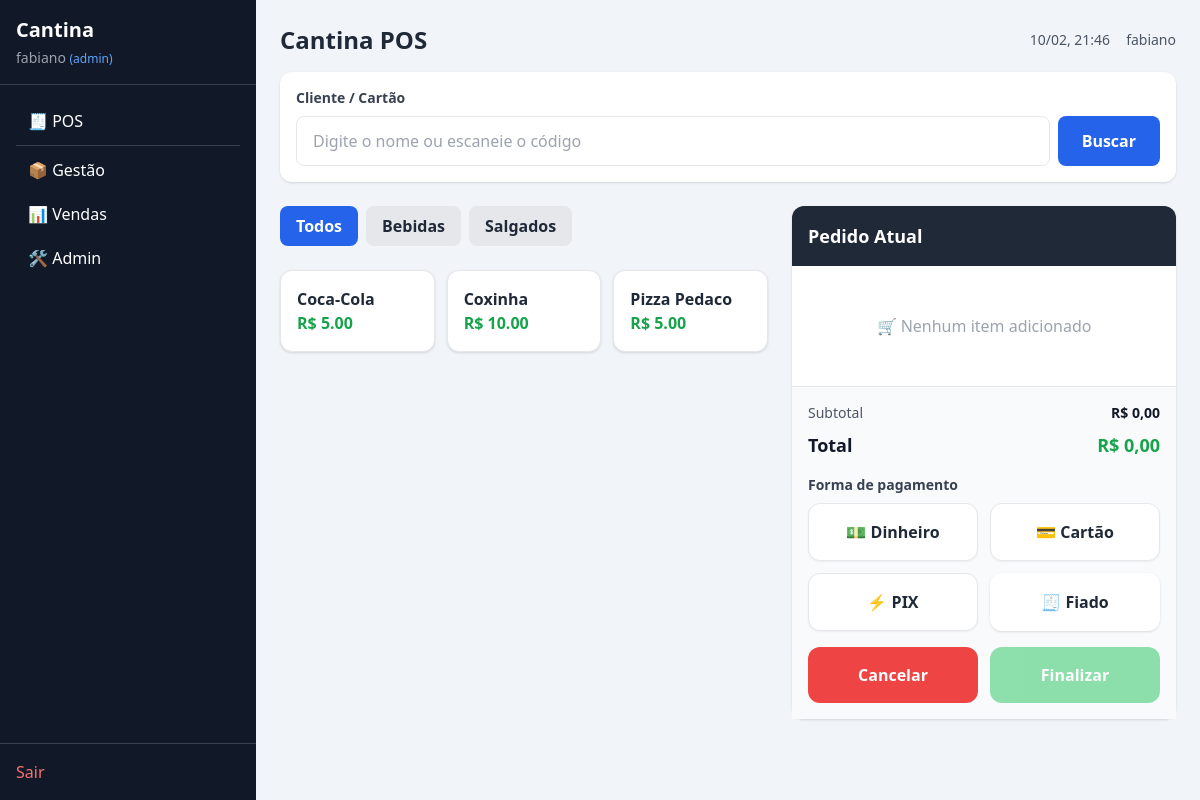
Page /pos/ (signed in) on the committed database.
### core/models.py (models this page shows, shortened)
class Categoria(models.Model):
    nome = models.CharField(max_length=100)
    slug = models.SlugField(unique=True)
    ativo = models.BooleanField(default=True)
    ordem = models.IntegerField(default=0)
    class Meta:
        verbose_name = 'Categoria'
        verbose_name_plural = 'Categorias'
        ordering = ['ordem', 'nome']

class Produto(models.Model):
    nome = models.CharField(max_length=200)
    categoria = models.ForeignKey(
        Categoria,
        on_delete=models.CASCADE,
        related_name="produtos"
    )
    custo = models.DecimalField(
        max_digits=10,
        decimal_places=2,
        help_text="Custo do produto"
    )
    preco = models.DecimalField(
        max_digits=10,
        decimal_places=2,
        help_text="Preço de venda"
    )
    ativo = models.BooleanField(default=True)
    estoque = models.IntegerField(
        default=0,
        help_text="Deixe 0 para produtos sem controle de estoque"
    )
    descricao = models.TextField(blank=True)
    class Meta:
        verbose_name = "Produto"
        verbose_name_plural = "Produtos"
        ordering = ["nome"]

### core/views.py (the view)
# urls.py: path('pos/', views.pos_view, name='pos'),
@login_required
def pos_view(request):
    categorias = Categoria.objects.filter(ativo=True).prefetch_related('produtos')
    produtos = Produto.objects.filter(ativo=True).select_related('categoria')
    context = {
        'categorias': categorias,
        'produtos': produtos,
    }
    return render(request, 'pos.html', context)

### templates/pos.html (shortened to what this page needs)
{% extends "base.html" %} {% load static %} {% block title %}POS{% endblock %}
 {% block content %}
<div class="mb-4">
  <div
    class="flex flex-col md:flex-row md:items-center md:justify-between gap-2"
  >
    <h1 class="text-2xl font-bold text-gray-800">Cantina POS</h1>
    <div class="flex items-center gap-4 text-sm text-gray-600">
      <span id="datetime"></span>
      <span>{{ user.username }}</span>
    </div>
  </div>
</div>
<div class="bg-white rounded-xl shadow p-4 mb-6">
  <label class="block text-sm font-semibold text-gray-700 mb-2">
    Cliente / Cartão
  </label>
  <div class="flex flex-col sm:flex-row gap-2">
    <input
      id="clientInput"
      type="text"
      placeholder="Digite o nome ou escaneie o código"
      class="flex-1 px-4 py-3 border rounded-lg focus:ring-2 focus:ring-blue-500 focus:outline-none"
      autofocus
    />
    <button
      onclick="identifyClient()"
      class="px-6 py-3 bg-blue-600 text-white rounded-lg font-semibold hover:bg-blue-700"
    >
      Buscar
    </button>
  </div>
</div>
<div class="grid grid-cols-1 lg:grid-cols-[1fr_24rem] gap-6">
  <section>
    <div class="flex gap-2 overflow-x-auto pb-2 mb-4">
      <button
        onclick="filterCategory('all')"
        class="category-btn px-4 py-2 rounded-lg bg-blue-600 text-white font-semibold whitespace-nowrap"
      >
        Todos
      </button>
      {% for categoria in categorias %}
      <button
        onclick="filterCategory('{{ categoria.slug }}')"
        class="category-btn px-4 py-2 rounded-lg bg-gray-200 text-gray-800 font-semibold whitespace-nowrap"
      >
        {{ categoria.nome }}
      </button>
      {% endfor %}
    </div>
    <div class="grid grid-cols-2 sm:grid-cols-3 xl:grid-cols-4 gap-3">
      {% for produto in produtos %}
      <button
        onclick="handleAddToCart(this)"
        class="product-card bg-white rounded-xl p-4 shadow hover:shadow-lg border hover:border-blue-500 text-left"
        data-id="{{ produto.id }}"
        data-nome="{{ produto.nome }}"
        data-preco="{{ produto.preco }}"
        data-category="{{ produto.categoria.slug }}"
      >
        <h3 class="font-bold text-gray-800">{{ produto.nome }}</h3>
        <p class="text-green-600 font-bold">
          R$ {{ produto.preco|floatformat:2 }}
        </p>
      </button>
      {% empty %}
      <div class="col-span-full text-center text-gray-500 py-8">
        Nenhum produto cadastrado
      </div>
      {% endfor %}
    </div>
  </section>
  <aside
    class="bg-white rounded-xl shadow flex flex-col sticky top-6 max-h-[calc(100vh-6rem)]"
  >
    <div class="p-4 bg-gray-800 text-white rounded-t-xl">
      <h2 class="font-bold text-lg">Pedido Atual</h2>
    </div>
    <div id="cartItems" class="flex-1 overflow-y-auto p-4">
      <div id="emptyCart" class="text-center text-gray-400 py-8">
        🛒 Nenhum item adicionado
      </div>
    </div>
    <div class="border-t p-4 bg-gray-50">
      <div class="flex justify-between mb-2 text-sm text-gray-600">
        <span>Subtotal</span>
        <span id="subtotal" class="font-semibold text-gray-900">R$ 0,00</span>
      </div>
      <div class="flex justify-between mb-4 text-lg font-bold">
        <span>Total</span>
        <span id="total" class="text-green-600">R$ 0,00</span>
      </div>
      <div class="mb-4">
        <label class="block text-sm font-semibold mb-2 text-gray-700">
          Forma de pagamento
        </label>
        <div class="grid grid-cols-2 gap-3">
          <button
            data-payment="DIN"
            onclick="setPayment('DIN')"
            class="payment-option py-4 rounded-xl border bg-white text-gray-800 font-semibold shadow-sm hover:bg-gray-100 active:scale-[0.98]"
          >
            💵 Dinheiro
          </button>
          <button
            data-payment="CAR"
            onclick="setPayment('CAR')"
            class="payment-option py-4 rounded-xl border bg-white text-gray-800 font-semibold shadow-sm hover:bg-gray-100 active:scale-[0.98]"
          >
            💳 Cartão
          </button>
          <button
            data-payment="PIX"
            onclick="setPayment('PIX')"
            class="payment-option py-4 rounded-xl border bg-white text-gray-800 font-semibold shadow-sm hover:bg-gray-100 active:scale-[0.98]"
          >
            ⚡ PIX
          </button>
          <button
            data-payment="FIA"
            onclick="setPayment('FIA')"
            class="payment-option py-4 rounded-xl bg-white text-gray-800 font-semibold shadow hover:bg-yellow-100 active:scale-[0.98]"
          >
            🧾 Fiado
          </button>
        </div>
      </div>
      <div class="grid grid-cols-2 gap-3">
        <button
          onclick="cancelSale()"
          class="py-4 bg-red-500 hover:bg-red-600 text-white rounded-xl font-bold active:scale-[0.98]"
        >
          Cancelar
        </button>
        <button
          id="finalizeBtn"
          onclick="finalizeSale()"
          disabled
          class="py-4 bg-green-500 hover:bg-green-600 text-white rounded-xl font-bold disabled:opacity-50 disabled:cursor-not-allowed active:scale-[0.98]"
        >
          Finalizar
        </button>
      </div>
    </div>
  </aside>
</div>
{% endblock %}

### templates/partials/sidebar.html
<aside
  id="sidebar"
  class="fixed md:static top-14 md:top-0 inset-y-0 left-0 z-40 w-64 bg-gray-900 text-white flex flex-col transform -translate-x-full md:translate-x-0 transition-transform duration-200 ease-in-out"
>
  <div class="p-4 border-b border-gray-700">
    <h2 class="text-xl font-bold">Cantina</h2>
    <p class="text-sm text-gray-400 mt-1">
      {{ request.user.username }} {% if request.user.is_superuser %}
      <span class="text-xs text-blue-400">(admin)</span>
      {% endif %}
    </p>
  </div>
  <nav class="flex-1 p-4 space-y-1">
    <a
      href="{% url 'pos' %}"
      class="block px-3 py-2 rounded hover:bg-gray-800 transition"
    >
      🧾 POS
    </a>
    {% if request.user.is_superuser %}
    <div class="border-t border-gray-700 my-3"></div>
    <a
      href="{% url 'produtos_list' %}"
      class="block px-3 py-2 rounded hover:bg-gray-800 transition"
    >
      📦 Gestão
    </a>
    <a
      href="{% url 'vendas' %}"
      class="block px-3 py-2 rounded hover:bg-gray-800 transition"
    >
      📊 Vendas
    </a>
    <a
      href="/admin/"
      class="block px-3 py-2 rounded hover:bg-gray-800 transition"
    >
      🛠️ Admin
    </a>
    {% endif %}
  </nav>
  <div class="p-4 border-t border-gray-700">
    <a
      href="{% url 'logout' %}"
      class="block text-red-400 hover:text-red-300 transition"
    >
      Sair
    </a>
  </div>
</aside>

### rows in the picture
Categoria: nome "Bebidas"
Categoria: nome "Salgados"
Produto: nome "Coca-Cola", preco "5.00"
Produto: nome "Coxinha", preco "10.00"
Produto: nome "Pizza Pedaco", preco "5.00"

### other values in the picture
{{ request.user.username }} "fabiano"
{{ user.username }} "fabiano"
